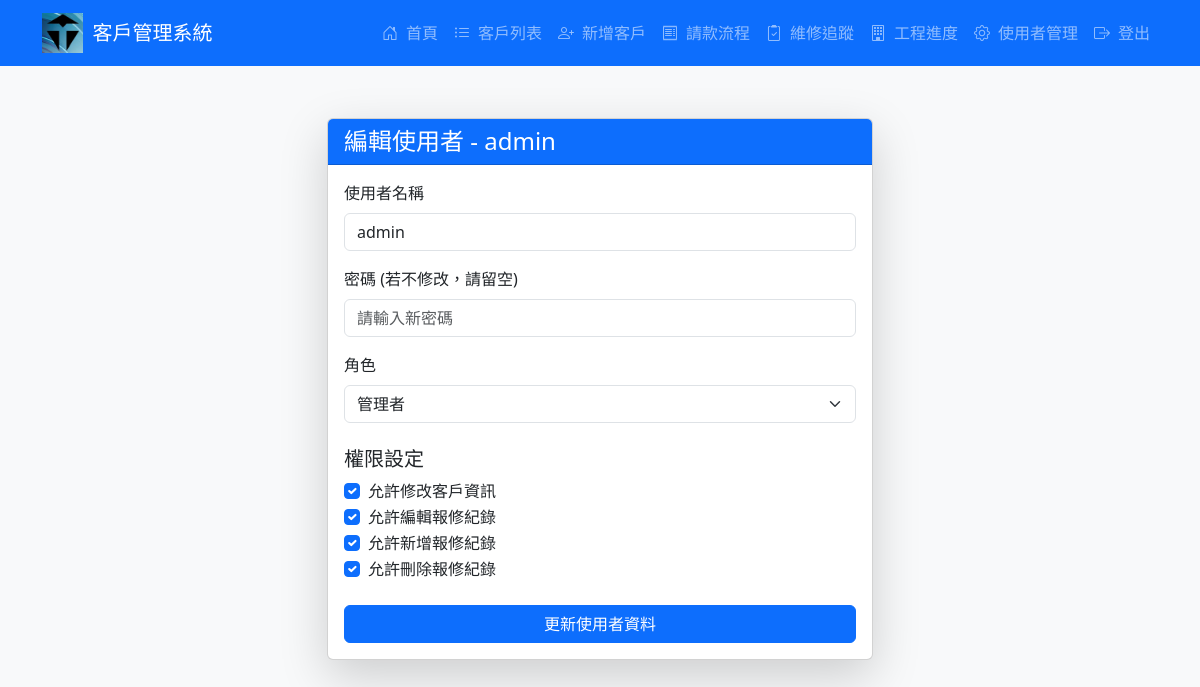
The app's page /edit_user/1 (signed in) with its own data.
### tables this page shows
CREATE TABLE users (
                id INTEGER PRIMARY KEY AUTOINCREMENT,
                username TEXT NOT NULL UNIQUE,
                password TEXT NOT NULL,
                role TEXT NOT NULL,
                can_modify_customers INTEGER DEFAULT 0,
                can_edit_repairs INTEGER DEFAULT 0,
                can_add_repairs INTEGER DEFAULT 0,
                can_delete_repairs INTEGER DEFAULT 0
            );

### app.py (the view, shortened to what this page needs)
@app.route('/edit_user/<int:id>', methods=['GET','POST'])
@admin_required
def edit_user(id):
    conn = get_db()
    try:
        user = conn.execute("SELECT * FROM users WHERE id=?", (id,)).fetchone()
        if not user:
            flash("找不到該使用者", "danger")
            return redirect(url_for('manage_users'))
        return render_template("edit_user.html", user=user)
    except Exception as e:
        flash("伺服器錯誤: " + str(e), "danger")
        return redirect(url_for('manage_users'))
    finally:
        conn.close()

### app.py (called while the page is built)
def get_db():
    conn = sqlite3.connect('customer.db')
    conn.row_factory = sqlite3.Row
    conn.execute('PRAGMA foreign_keys = ON')
    return conn

def admin_required(f):
    @wraps(f)
    def decorated_function(*args, **kwargs):
        user = session.get('user')
        if not user or user.get('role') != 'admin':
            flash("僅管理者有此操作權限", "danger")
            return redirect(url_for('home'))
        return f(*args, **kwargs)
    return decorated_function

### templates/edit_user.html (shortened to what this page needs)
{% extends "base.html" %}
{% block content %}
<div class="row justify-content-center mt-5">
  <div class="col-md-6">
    <div class="card shadow-lg">
      <div class="card-header bg-primary text-white">
        <h4 class="card-title mb-0">編輯使用者 - {{ user.username }}</h4>
      </div>
      <div class="card-body">
        <form method="POST" action="{{ url_for('edit_user', id=user.id) }}">
          <div class="mb-3">
            <label for="username" class="form-label">使用者名稱</label>
            <input type="text" name="username" id="username" class="form-control" required value="{{ user.username }}">
          </div>
          <div class="mb-3">
            <label for="password" class="form-label">密碼 (若不修改，請留空)</label>
            <input type="password" name="password" id="password" class="form-control" placeholder="請輸入新密碼">
          </div>
          <div class="mb-3">
            <label for="role" class="form-label">角色</label>
            <select name="role" id="role" class="form-select" required>
              <option value="admin" {% if user.role == 'admin' %}selected{% endif %}>管理者</option>
            </select>
          </div>
          <h5 class="mt-4">權限設定</h5>
          <div class="form-check">
            <input type="checkbox" class="form-check-input" id="can_modify_customers" name="can_modify_customers" value="1" {% if user.can_modify_customers == 1 %}checked{% endif %}>
            <label class="form-check-label" for="can_modify_customers">允許修改客戶資訊</label>
          </div>
          <div class="form-check">
            <input type="checkbox" class="form-check-input" id="can_edit_repairs" name="can_edit_repairs" value="1" {% if user.can_edit_repairs == 1 %}checked{% endif %}>
            <label class="form-check-label" for="can_edit_repairs">允許編輯報修紀錄</label>
          </div>
          <div class="form-check">
            <input type="checkbox" class="form-check-input" id="can_add_repairs" name="can_add_repairs" value="1" {% if user.can_add_repairs == 1 %}checked{% endif %}>
            <label class="form-check-label" for="can_add_repairs">允許新增報修紀錄</label>
          </div>
          <div class="form-check">
            <input type="checkbox" class="form-check-input" id="can_delete_repairs" name="can_delete_repairs" value="1" {% if user.can_delete_repairs == 1 %}checked{% endif %}>
            <label class="form-check-label" for="can_delete_repairs">允許刪除報修紀錄</label>
          </div>
          <div class="d-grid gap-2 mt-4">
            <button type="submit" class="btn btn-primary">更新使用者資料</button>
          </div>
        </form>
      </div>
    </div>
  </div>
</div>
{% endblock %}

### templates/base.html (style rules this page uses)
body { padding-top: 70px; }

### records on screen
users: username "admin", role "管理者", can_modify_customers "☑", can_edit_repairs "☑", can_add_repairs "☑", can_delete_repairs "☑"
